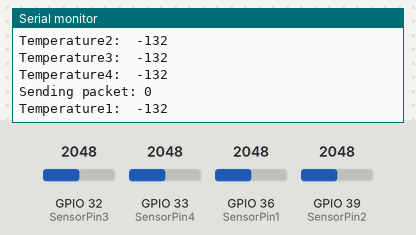
Recording of a sketch running on a simulated ESP32. Parts: the last lines printed to the serial monitor. The test bench sets the inputs (shaded band); at power-on: GPIO 32 (SensorPin3) = 2048, GPIO 33 (SensorPin4) = 2048, GPIO 36 (SensorPin1) = 2048, GPIO 39 (SensorPin2) = 2048. No radio packets arrive unless stated.

Above: at 14.8 s.
14.9 s: GPIO 32 (SensorPin3) set to 2866
At 19.1 s:
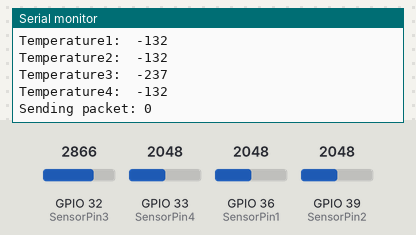
25.4 s: GPIO 33 (SensorPin4) set to 2866
At 33.2 s:
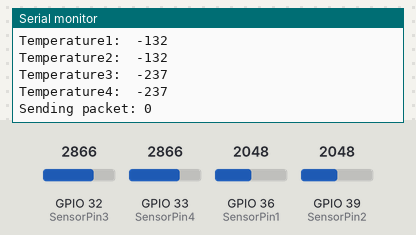
35.9 s: GPIO 36 (SensorPin1) set to 2866
At 43.0 s:
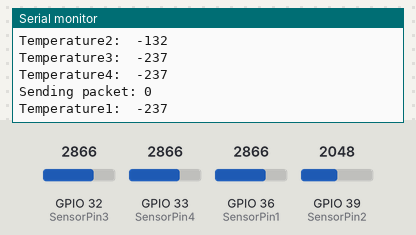
46.4 s: GPIO 39 (SensorPin2) set to 2866
56.9 s: GPIO 32 (SensorPin3) set to 3972
At 61.4 s:
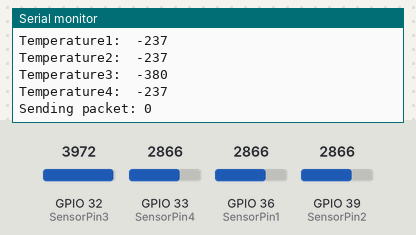
67.4 s: GPIO 33 (SensorPin4) set to 3972
At 75.4 s:
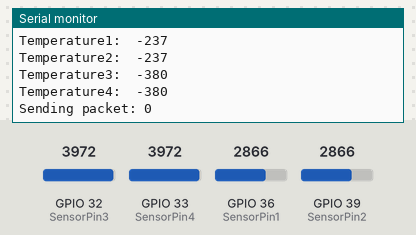
Timing chart, 0 to 76.9 s (numbered marks = the images above; inputs shaded):
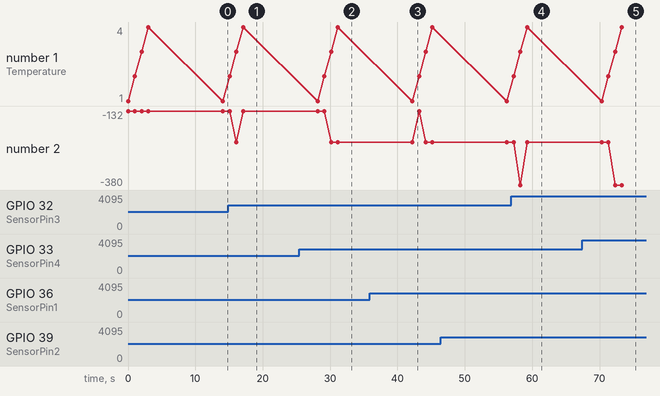

Measured:
- after the input at 14.9 s, the serial monitor: prints a new line after 1.2 s (image 1)
- after the input at 25.4 s, the serial monitor: prints a new line after 5.7 s (image 2)
- after the input at 35.9 s, the serial monitor: prints a new line after 6.3 s (image 3)
- after the input at 56.9 s, the serial monitor: prints a new line after 1.4 s (image 4)
- after the input at 67.4 s, the serial monitor: prints a new line after 5.9 s (image 5)

The sketch:

LoRaSender.ino
```cpp
#include <SPI.h>
#include <LoRa.h>


int counter = 0;
#define ss 5
#define rst 15
#define dio0 2
#define SensorPin1 36
#define SensorPin2 39
#define SensorPin3 32
#define SensorPin4 33

void setup() {
  Serial.begin(115200);
  while (!Serial);

  Serial.println("LoRa Sender");
   LoRa.setPins(ss, rst, dio0);
  if (!LoRa.begin(915E6)) {
    Serial.println("Starting LoRa failed!");
    while (1);
  }
}

void loop() {
  int sensorValue1 = map(analogRead(SensorPin1), 1024, 250, 0 ,100);
  Serial.print("Temperature1:  ");
  Serial.println(sensorValue1);
  delay(1000);

  int sensorValue2 = map(analogRead(SensorPin2), 1024, 250, 0 ,100);
  Serial.print("Temperature2:  ");
  Serial.println(sensorValue2);
  delay(1000);

  int sensorValue3 = map(analogRead(SensorPin3), 1024, 250, 0 ,100);
  Serial.print("Temperature3:  ");
  Serial.println(sensorValue3);
  delay(1000);

  int sensorValue4 = map(analogRead(SensorPin4), 1024, 250, 0 ,100);
  Serial.print("Temperature4:  ");
  Serial.println(sensorValue4);
  delay(1000);

  Serial.print("Sending packet: ");
  Serial.println(counter);

  // send packet
  LoRa.beginPacket();
  LoRa.println(((String)sensorValue1+'/'+(String)sensorValue2+'/'+(String)sensorValue3 +'/' +(String) sensorValue4));
  LoRa.endPacket();


  delay(10000);
}
```
